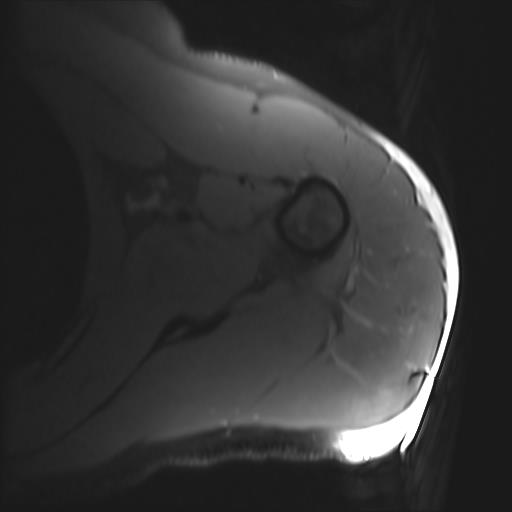
#> input picture tests/mri_shoulders/Seri1/1.jpg, 512 x 512 px; its folder holds only this picture in this run
$ python test2.py
#> lines starting #> are read from the running program, lines starting #| are printed output that depends on the picture
import cv2
import numpy as np
import matplotlib.pyplot as plt
from mpl_toolkits.mplot3d import Axes3D

# Örnek veri boyutları
width = 100
height = 100
depth = 22
num_images = 22

# Resimleri oku ve normalize et
normalized_volumes = []
for i in range(num_images):
    # image_path = "./mri_scans/{}.jpg".format(i+1)  # Resmin dosya yolu (i+1 ile indeks 1'den başlar)
    image_path = "./mri_shoulders/Seri1/{}.jpg".format(i+1)  # Resmin dosya yolu (i+1 ile indeks 1'den başlar)
    image = cv2.imread(image_path, cv2.IMREAD_GRAYSCALE)
#> image is the input picture: shape (512, 512); min 6, max 255, mean 52.2

    # Resmi yeniden boyutlandır
    image_resized = cv2.resize(image, (width, height))

    # Resmi normalize et
    normalized_volume = (image_resized - np.min(image_resized)) / (np.max(image_resized) - np.min(image_resized))
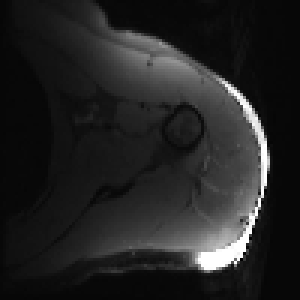
#> normalized_volume: shape (100, 100) float64 (shown 3 times larger); min 0, max 1, mean 0.141
#> (the run stopped early here; a loop or call above may not have finished)
